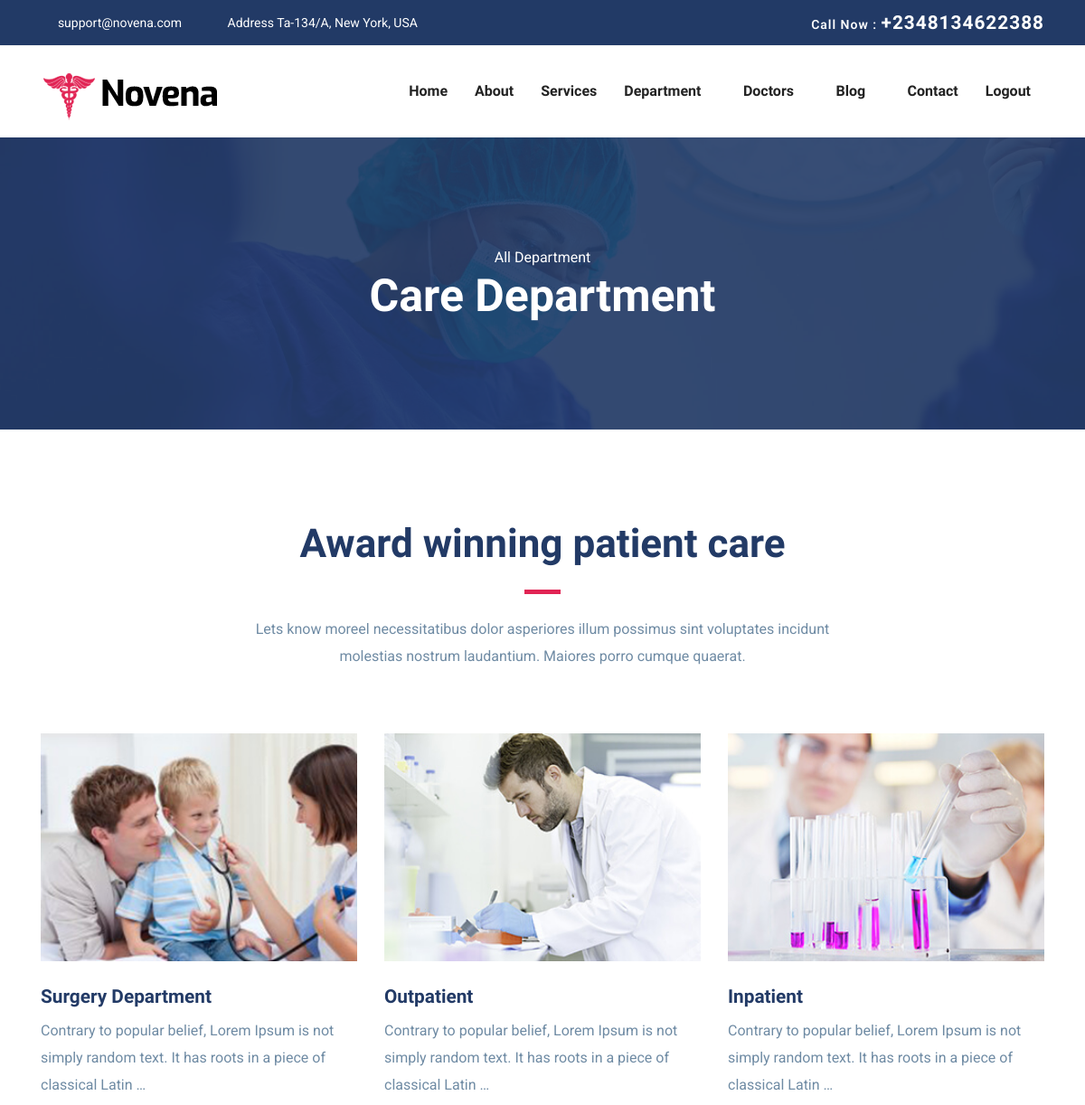
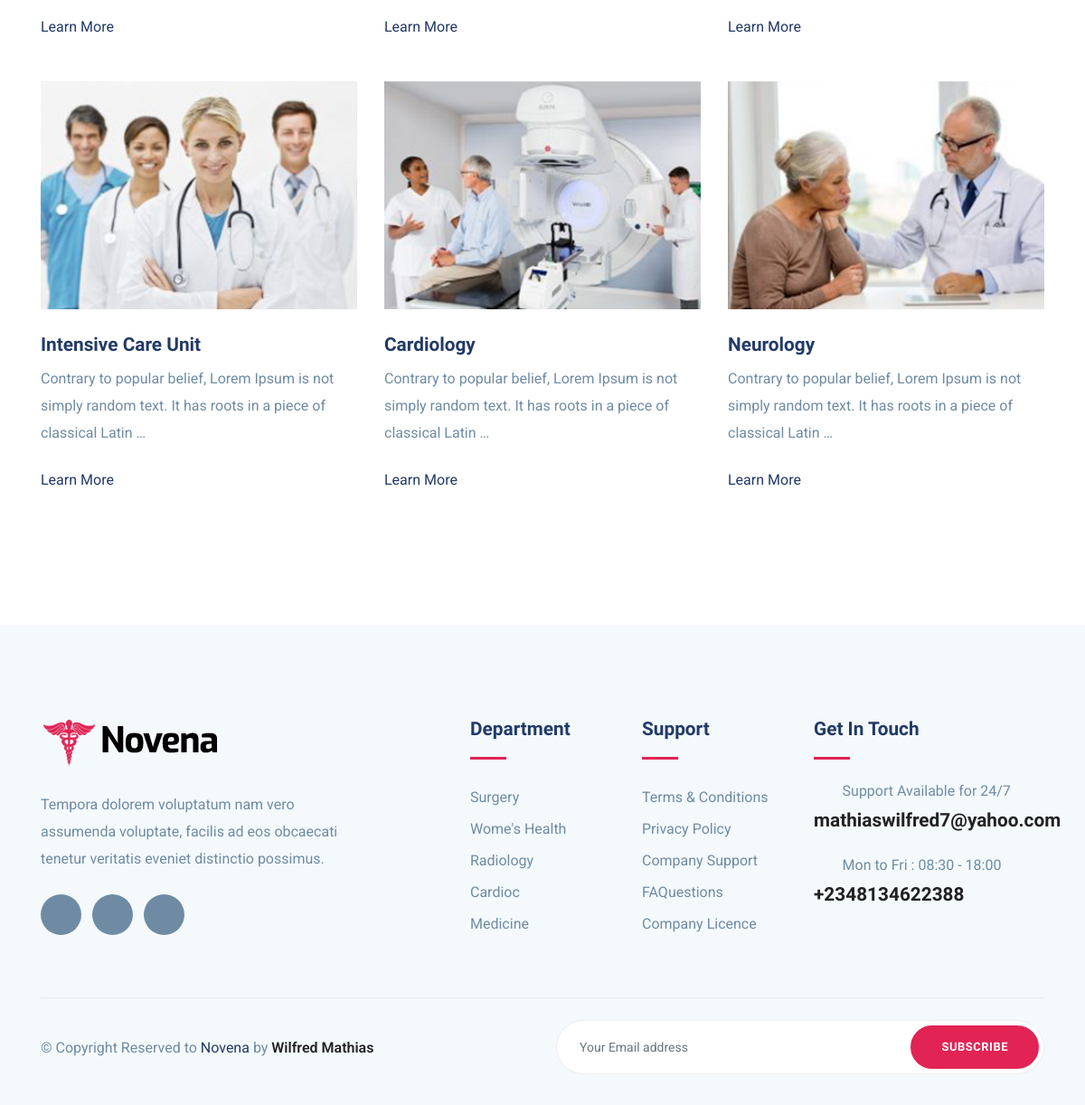
Page /department/ on the committed database (2 pictures, top to bottom).
### myapp/models.py (models this page shows, shortened)
class Department(models.Model):
    specialization = models.CharField(max_length=255, choices = DEPARTMENT_CHOICES)
    description=models.CharField(max_length=1000, null=True)
    image = models.ImageField(upload_to='department_images', null = True)
    def imageUrl(self):
        if self.image:
            return self.image.url
        else:
            return ""

### myapp/views.py (the view)
# urls.py: path('department/', views.department, name='department'),
def department(request):
    department = Department.objects.all()[:6]
    context = {
        'departments':department
    }
    return render(request, 'myapp/department.html', context)

### myapp/templates/myapp/department.html (shortened to what this page needs)
{% extends 'myapp/base/base.html' %}
{% load static %}
{% block content %}
<section class="page-title bg-1">
  <div class="container">
    <div class="row">
      <div class="col-md-12">
        <div class="block text-center">
          <span class="text-white">All Department</span>
          <h1 class="text-capitalize mb-5 text-lg">Care Department</h1>
        </div>
      </div>
    </div>
  </div>
</section>
<section class="section service-2">
	<div class="container">
		<div class="row justify-content-center">
			<div class="col-lg-7 text-center">
				<div class="section-title">
					<h2>Award winning patient care</h2>
					<div class="divider mx-auto my-4"></div>
					<p>Lets know moreel necessitatibus dolor asperiores illum possimus sint voluptates incidunt molestias nostrum laudantium. Maiores porro cumque quaerat.</p>
				</div>
			</div>
		</div>
		<div class="row">
			{% for department in departments %}
			<div class="col-lg-4 col-md-6 ">
				<div class="department-block mb-5">
					<img src="{{ department.imageUrl }}" alt="" class="img-fluid w-100">
					<div class="content">
						<h4 class="mt-4 mb-2 title-color">{{ department.specialization }}</h4>
						<p class="mb-4">{{ department.description|truncatewords:20 }}</p>
						<a href="{% url 'department_detail' department.id %}" class="read-more">Learn More  <i class="icofont-simple-right ml-2"></i></a>
					</div>
				</div>
			</div>
			{% endfor %}
		</div>
	</div>
</section>
{% endblock %}

### myapp/static/myapp/css/style.css (style rules this page uses)
html { overflow-x: hidden; }
body { line-height: 1.6; font-family: "Roboto", sans-serif; -webkit-font-smoothing: antialiased; font-size: 16px; color: #6F8BA4; font-weight: 400; }
h1, .h1, h2, .h2, h3, .h3, h4, .h4, h5, .h5, h6, .h6 { font-family: "Exo", sans-serif; font-weight: 700; color: #222; }
h1, .h1 { font-size: 2.5rem; }
h2, .h2 { font-size: 44px; }
h4, .h4 { font-size: 1.3rem; line-height: 30px; }
p { line-height: 30px; }
.section { padding: 100px 0; }
.text-lg { font-size: 3.75rem; }
a { color: #222; text-decoration: none; transition: all .35s ease; }
.page-title { padding: 120px 0px 70px 0px; position: relative; }
.page-title .block h1 { color: #fff; }
.title-color { color: #223a66; }
.section-title { margin-bottom: 70px; }
.section-title h2 { color: #223a66; }
.text-lg { font-size: 50px; }
.bg-1 { background: url("../images/bg/22.jpg") no-repeat 50% 50%; background-size: cover; position: relative; }
.divider { width: 40px; height: 5px; background: #e12454; }
.read-more { color: #223a66; }

### rows in the picture
Department: imageUrl (picture), specialization "Surgery Department", description "Contrary to popular belief, Lorem Ipsum is not simply random text. It has roots in a piece of classical Latin …"
Department: imageUrl (picture), specialization "Outpatient", description "Contrary to popular belief, Lorem Ipsum is not simply random text. It has roots in a piece of classical Latin …"
Department: imageUrl (picture), specialization "Inpatient", description "Contrary to popular belief, Lorem Ipsum is not simply random text. It has roots in a piece of classical Latin …"
Department: imageUrl (picture), specialization "Intensive Care Unit", description "Contrary to popular belief, Lorem Ipsum is not simply random text. It has roots in a piece of classical Latin …"
Department: imageUrl (picture), specialization "Cardiology", description "Contrary to popular belief, Lorem Ipsum is not simply random text. It has roots in a piece of classical Latin …"
Department: imageUrl (picture), specialization "Neurology", description "Contrary to popular belief, Lorem Ipsum is not simply random text. It has roots in a piece of classical Latin …"
